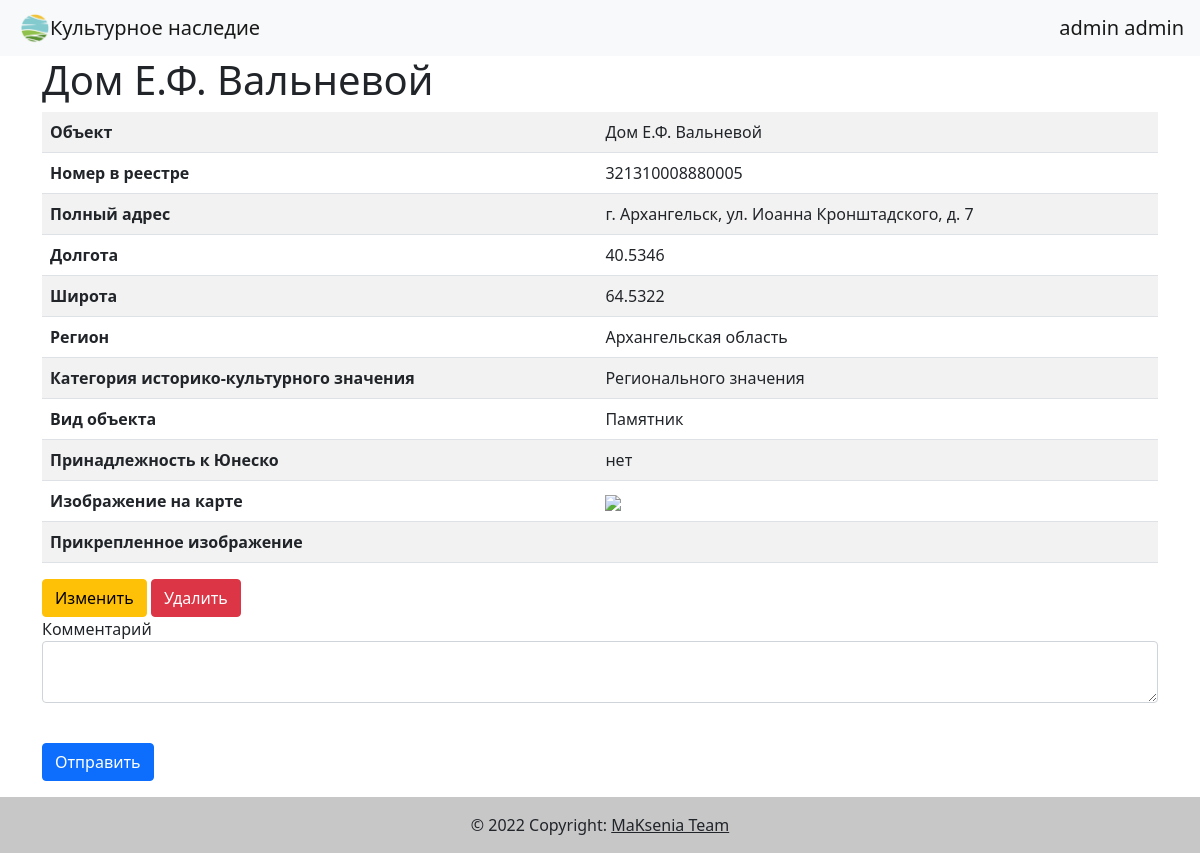
/object/2 (signed in), run on the app's committed database.
### data/users.py (models this page shows, shortened)
class User(SqlAlchemyBase, UserMixin):
    __tablename__ = 'users'
    id = sqlalchemy.Column(sqlalchemy.Integer,
                           primary_key=True, autoincrement=True)
    first_name = sqlalchemy.Column(sqlalchemy.String, nullable=True)
    surname = sqlalchemy.Column(sqlalchemy.String, nullable=True)
    email = sqlalchemy.Column(sqlalchemy.String,
                              index=True, unique=True, nullable=True)
    hashed_password = sqlalchemy.Column(sqlalchemy.String, nullable=True)
    is_admin = sqlalchemy.Column(sqlalchemy.Boolean, default=False)
    objects = orm.relation("Object", back_populates='creator')
    comments = orm.relation("Comment", back_populates='user')

### data/objects.py (models this page shows)
class Object(SqlAlchemyBase):
    __tablename__ = 'objects'
    id = sqlalchemy.Column(sqlalchemy.Integer,
                           primary_key=True, autoincrement=True)
    object = sqlalchemy.Column(sqlalchemy.String, nullable=True)
    registry_number = sqlalchemy.Column(sqlalchemy.Integer, nullable=True)
    address = sqlalchemy.Column(sqlalchemy.String, nullable=True)
    longitude = sqlalchemy.Column(sqlalchemy.String, nullable=True)
    latitude = sqlalchemy.Column(sqlalchemy.String, nullable=True)
    region = sqlalchemy.Column(sqlalchemy.String, nullable=True)
    category_of_significance = sqlalchemy.Column(sqlalchemy.String, nullable=True)
    type_of_object = sqlalchemy.Column(sqlalchemy.String, nullable=True)
    is_unesco = sqlalchemy.Column(sqlalchemy.Boolean, default=False)
    picture_src = sqlalchemy.Column(sqlalchemy.String, nullable=True)
    created_date = sqlalchemy.Column(sqlalchemy.DateTime,
                                     default=datetime.datetime.now)
    creator_id = sqlalchemy.Column(sqlalchemy.Integer,
                                   sqlalchemy.ForeignKey("users.id"))
    creator = orm.relation('User')
    comments = orm.relation("Comment", back_populates='object', cascade='all, delete')

### main.py (the view, shortened to what this page needs)
@app.route('/object/<int:id>', methods=['GET', 'POST'])
def object(id):
    form = CommentsForm()
    if request.method == 'GET':
        db_sess = db_session.create_session()
        object = db_sess.query(Object).filter(Object.id == id).first()
        comments = db_sess.query(Comment).filter(Comment.object_id == id).order_by(Comment.id.desc()).all()
        if object:
            return render_template('object.html',
                                   title=object.object,
                                   object=object,
                                   img_src=static_map_href(object.longitude, object.latitude),
                                   form=form,
                                   comments=comments)
        else:
            abort(404)

### forms/comments.py
class CommentsForm(FlaskForm):
    content = TextAreaField('Комментарий', validators=[DataRequired()])
    submit = SubmitField('Отправить')

### data/db_session.py (called while the page is built)
def create_session() -> Session:
    global __factory
    return __factory()

### main.py (called while the page is built)
@login_manager.user_loader
def load_user(user_id):
    db_sess = db_session.create_session()
    return db_sess.query(User).get(user_id)

### map_tools.py (called while the page is built)
def static_map_href(longitude, latitude):
    return f"http://static-maps.yandex.ru/1.x/?l=map&{longitude},{latitude}&size=400,400&pt={longitude},{latitude},flag&spn=0.002,0.002"

### templates/object.html (shortened to what this page needs)
{% extends "base.html" %}
{% block content %}
<h1>{{title}}</h1>
<table class="table table-striped">
    <tr>
        <th scope="row">Объект</th>
        <td>{{object.object}}</td>
    </tr>
    <tr>
        <th scope="row" title="Согласно Единому государственному реестру культурного наследия народов РФ">Номер в реестре</th>
        <td>{{object.registry_number}}</td>
    </tr>
    <tr>
        <th scope="row">Полный адрес</th>
        <td>{{object.address}}</td>
    </tr>
    <tr>
        <th scope="row">Долгота</th>
        <td>{{object.longitude}}</td>
    </tr>
    <tr>
        <th scope="row">Широта</th>
        <td>{{object.latitude}}</td>
    </tr>
    <tr>
        <th scope="row">Регион</th>
        <td>{{object.region}}</td>
    </tr>
    <tr>
        <th scope="row">Категория историко-культурного значения</th>
        <td>{{object.category_of_significance}}</td>
    </tr>
    <tr>
        <th scope="row">Вид объекта</th>
        <td>{{object.type_of_object}}</td>
    </tr>
    <tr>
        <th scope="row">Принадлежность к Юнеско</th>
        <td>{% if object.is_unesco %} да {%else%} нет {%endif%}</td>
    </tr>
    <tr>
        <th scope="row">Изображение на карте</th>
        <td><img src="{{img_src}}"></td>
    </tr>
    <tr>
        <th scope="row">Прикрепленное изображение</th>
        <td><img src="{{object.picture_src}}"></td>
    </tr>
</table>
<div>
    {% if current_user.is_authenticated and current_user.is_admin %}
        <div>
            <a href="/editobject/{{ object.id }}" class="btn btn-warning">
                Изменить
            </a>
            <a href="/deleteobject/{{ object.id }}" class="btn btn-danger">
                Удалить
            </a>
        </div>
    {% endif %}
</div>
{% if current_user.is_authenticated %}
<form action="" method="post">
    <p>
        {{ form.content.label }}<br>
        {{ form.content(class="form-control") }}<br>
    </p>
    <p>{{ form.submit(type="submit", class="btn btn-primary") }}</p>
</form>
{% else %}
<div class="container">
    Чтобы отсавить комментарий необходимо авторизоваться
</div>
{% endif %}
{% endblock %}

### templates/base.html (shortened to what this page needs)
<!doctype html>
<html lang="en">
<head>
    <link rel="stylesheet" href="https://cdn.jsdelivr.net/npm/bootstrap@5.1.3/dist/css/bootstrap.min.css">
</head>
<body>
<header>
    <nav class="navbar navbar-light bg-light">
        <a class="navbar-brand" href="http://127.0.0.1:8080" style="margin-right: 20px; margin-left: 20px;"><img src="{{ url_for('static', filename='logo.png') }}" width="30" height="30" class="d-inline-block align-top" alt="">Культурное наследие</a>
        {% if current_user.is_authenticated %}
        <a class="navbar-brand" href="/logout">{{ current_user.first_name }} {{ current_user.surname }}</a>
        {% else %}
        <p>
            <a class="btn btn-primary " href="/register" >Зарегистрироваться</a>
            <a class="btn btn-success" href="/login" style="margin-right: 20px;">Войти</a>
        </p>
        {% endif %}
    </nav>
</header>
<main role="main" class="container">
    {% block content %}{% endblock %}
</main>
</body>
<footer class="bg-light text-center text-lg-start">
    <div class="text-center p-3" style="background-color: rgba(0, 0, 0, 0.2);">
    © 2022 Copyright:
    <a class="text-dark">MaKsenia Team</a>
    </div>
</footer>
</html>

### data on the page
User: first_name "admin", surname "admin"
Object: object "Дом Е.Ф. Вальневой", registry_number "321310008880005", address "г. Архангельск, ул. Иоанна Кронштадского, д. 7", longitude "40.5346", latitude "64.5322", region "Архангельская область", category_of_significance "Регионального значения", type_of_object "Памятник"
